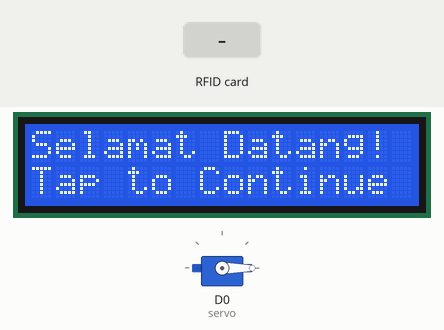
The sketch below on a simulated ESP8266 (NodeMCU). Parts: 16×2 character LCD, servo. The inputs (shaded band) are chosen by the test bench. WiFi joins after 1.5 s; servers stay silent unless stated; network time is answered at once with the bench clock; the Firebase database answers and starts empty; what the sketch prints to the serial monitor is not drawn.

Above: at 2.9 s.
3.0 s: RFID card 5E 7A 19 C4 held to the reader
At 3.24 s:
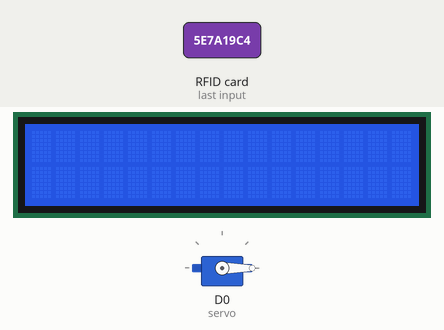
At 4.7 s:
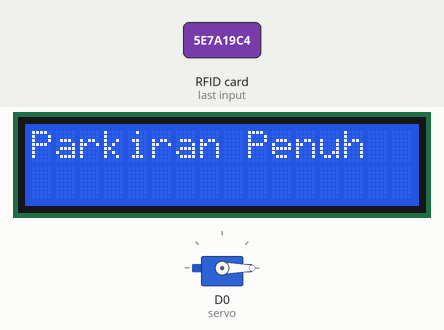
Timing chart, 0 to 6.2 s (numbered marks = the images above; inputs shaded):
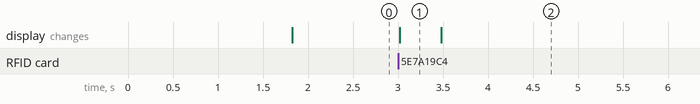

The sketch:

Palang_Masuk.ino
```cpp
#include <ESP8266WiFi.h>
#include <FirebaseESP8266.h>
#include <SPI.h>
#include <MFRC522.h>
#include <NTPClient.h>
#include <WiFiUdp.h>
#include <time.h>
#include <Wire.h>
#include <LiquidCrystal_I2C.h>
#include <Servo.h>

LiquidCrystal_I2C lcd(0x27, 16, 2);

Servo servo;     // Create a servo object

int servoPin = D0;

// Firebase credentials
#define FIREBASE_HOST "https://projectiot-b2f13-default-rtdb.asia-southeast1.firebasedatabase.app"
#define FIREBASE_AUTH "uQwyBaJQ49Ghf3JjM6ebJVd5AtNNPX5w5G3Xx8NG"

// Wi-Fi credentials
#define WIFI_SSID "Galaxy Bima Sakti"
#define WIFI_PASSWORD "samaankita"

constexpr uint8_t RST_PIN = D3;     // Configurable, see typical pin layout above
constexpr uint8_t SS_PIN = D4;     // Configurable, see typical pin layout above

MFRC522 rfid(SS_PIN, RST_PIN);
MFRC522::MIFARE_Key key;

String tag;

FirebaseData firebaseData;

WiFiUDP ntpUDP;
NTPClient timeClient(ntpUDP, "pool.ntp.org");

int tapCount = 0; // Global variable to track tap count
boolean ir[3];

void setup() {
  Serial.begin(115200);
  lcd.begin();
  lcd.backlight();
  servo.attach(D0);

  // Connect to Wi-Fi
  Serial.println("\n");
  WiFi.begin(WIFI_SSID, WIFI_PASSWORD);
  while (WiFi.status() != WL_CONNECTED) {
    delay(500);
    Serial.print(".");
  }

  Serial.println();
  Serial.println("Wi-Fi connected");
  Serial.print("IP address: ");
  Serial.println(WiFi.localIP());
  SPI.begin(); // Init SPI bus
  rfid.PCD_Init(); // Init MFRC522
  // Initialize Firebase
  Firebase.begin(FIREBASE_HOST, FIREBASE_AUTH);

  if (!Firebase.beginStream(firebaseData, "/")) {
    Serial.println("Failed to connect to Firebase");
    Serial.println(firebaseData.errorReason());
    return;
  }

  Serial.println("Connected to Firebase");

  // Initialize NTPClient
  timeClient.begin();
  timeClient.setTimeOffset(25200);
  timeClient.forceUpdate();
  servo.write(0);
}

void loop() {
  int empty = -1;
  lcd.setCursor(0, 0);
  lcd.print("Selamat Datang!");
  lcd.setCursor(0, 1);
  lcd.print("Tap to Continue");
  if (!rfid.PICC_IsNewCardPresent())
    return;
  if (rfid.PICC_ReadCardSerial()) {
    tag = "";
    for (byte i = 0; i < rfid.uid.size; i++) {
      tag += String(rfid.uid.uidByte[i], HEX);
    }
    Serial.println("UID: " + tag);
    lcd.clear();
    for (int j = 0; j < 3; j++) {
      String path = "/slot-parkir/ir" + String(j + 1);
      Firebase.getString(firebaseData, path.c_str());
      if (firebaseData.stringData() == "kosong") {
        ir[j] = false;
      } else {
        ir[j] = true;
      }
      Serial.println(ir[j]);
    }
    for (int j = 0; j < 3; j++) {
      if (ir[j] == false) {
        empty = j + 1;
        lcd.setCursor(0, 0);
        lcd.print("Silahkan Mengisi");
        lcd.setCursor(0, 1);
        lcd.print("Slot Nomor: ");
        lcd.setCursor(12, 1);
        lcd.print(String(empty));
        servo.write(180);
        delay(5000);
        servo.write(0);
        lcd.clear();
        break;
      }
    }
    if (empty < 0) {
      lcd.print("Parkiran Penuh");
      delay(5000);
      lcd.clear();
      return;
    }

    // Get the server time
    time_t serverTime = timeClient.getEpochTime();
    struct tm *timeinfo;
    timeinfo = localtime(&serverTime);

    // Format the time
    char timeInValue[30];
    sprintf(timeInValue, "%d-%02d-%02d %02d:%02d:%02d.%03d",
            timeinfo->tm_year + 1900, timeinfo->tm_mon + 1, timeinfo->tm_mday,
            timeinfo->tm_hour, timeinfo->tm_min, timeinfo->tm_sec,
            millis() % 1000);
    String timeOutValue = "";

    // Create a JSON object
    FirebaseJson json;
    json.add("ir", empty + 1);
    json.add("timein", timeInValue);
    json.add("timeout", timeOutValue);
    json.add("uid", tag);

    String timeInPath = timeInValue;
    timeInPath.replace(" ", "_");

    // Push the JSON object to the '/history' path in Firebase
    String path = "/history/" + tag;
    if (Firebase.setJSON(firebaseData, path.c_str(), json)) {
      Serial.println("Data pushed to Firebase");
      Serial.println("Path: " + firebaseData.dataPath());
      Serial.println("Type: " + firebaseData.dataType());
    } else {
      Serial.println("Failed to push data to Firebase");
      Serial.println("Reason: " + firebaseData.errorReason());
    }

    rfid.PICC_HaltA();
    rfid.PCD_StopCrypto1();
  }
  //delay(5000);
}
```

Measured:
- after the input at 3.0 s, the display: changes at once (image 1)
- what the display in image 1 shows lasts 0.5 s, from 3.0 s to 3.5 s
